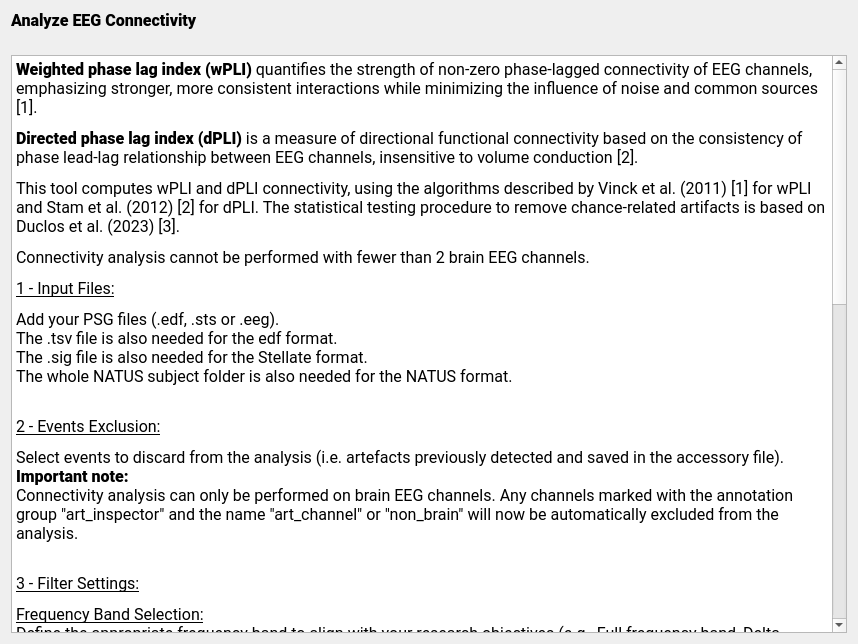
<?xml version="1.0" encoding="UTF-8"?>
<ui version="4.0">
 <class>AnalyzeEEGConnectivityDoc</class>
 <widget class="QWidget" name="AnalyzeEEGConnectivityDoc">
  <property name="geometry">
   <rect>
    <x>0</x>
    <y>0</y>
    <width>858</width>
    <height>644</height>
   </rect>
  </property>
  <property name="sizePolicy">
   <sizepolicy hsizetype="Expanding" vsizetype="Expanding">
    <horstretch>0</horstretch>
    <verstretch>0</verstretch>
   </sizepolicy>
  </property>
  <property name="windowTitle">
   <string/>
  </property>
  <layout class="QVBoxLayout" name="verticalLayout">
   <property name="spacing">
    <number>25</number>
   </property>
   <item>
    <widget class="QLabel" name="label">
     <property name="font">
      <font>
       <family>Roboto</family>
       <pointsize>12</pointsize>
       <bold>false</bold>
      </font>
     </property>
     <property name="mouseTracking">
      <bool>true</bool>
     </property>
     <property name="text">
      <string>&lt;html&gt;&lt;head/&gt;&lt;body&gt;&lt;p&gt;&lt;span style=&quot; font-weight:700;&quot;&gt;Analyze EEG Connectivity&lt;/span&gt;&lt;/p&gt;&lt;/body&gt;&lt;/html&gt;</string>
     </property>
    </widget>
   </item>
   <item>
    <widget class="QTextEdit" name="textEdit">
     <property name="enabled">
      <bool>true</bool>
     </property>
     <property name="font">
      <font>
       <family>Roboto</family>
       <pointsize>12</pointsize>
       <italic>true</italic>
      </font>
     </property>
     <property name="readOnly">
      <bool>true</bool>
     </property>
     <property name="html">
      <string>&lt;!DOCTYPE HTML PUBLIC &quot;-//W3C//DTD HTML 4.0//EN&quot; &quot;http://www.w3.org/TR/REC-html40/strict.dtd&quot;&gt;
&lt;html&gt;&lt;head&gt;&lt;meta name=&quot;qrichtext&quot; content=&quot;1&quot; /&gt;&lt;meta charset=&quot;utf-8&quot; /&gt;&lt;style type=&quot;text/css&quot;&gt;
p, li { white-space: pre-wrap; }
hr { height: 1px; border-width: 0; }
li.unchecked::marker { content: &quot;\2610&quot;; }
li.checked::marker { content: &quot;\2612&quot;; }
&lt;/style&gt;&lt;/head&gt;&lt;body style=&quot; font-family:'Roboto'; font-size:12pt; font-weight:400; font-style:italic;&quot;&gt;
&lt;p style=&quot; margin-top:12px; margin-bottom:12px; margin-left:0px; margin-right:0px; -qt-block-indent:0; text-indent:0px;&quot;&gt;&lt;span style=&quot; font-weight:700; font-style:normal;&quot;&gt;Weighted phase lag index (wPLI)&lt;/span&gt;&lt;span style=&quot; font-style:normal;&quot;&gt; quantifies the strength of non-zero phase-lagged connectivity of EEG channels, emphasizing stronger, more consistent interactions while minimizing the influence of noise and common sources [1]. &lt;/span&gt;&lt;/p&gt;
&lt;p style=&quot; margin-top:12px; margin-bottom:12px; margin-left:0px; margin-right:0px; -qt-block-indent:0; text-indent:0px;&quot;&gt;&lt;span style=&quot; font-weight:700; font-style:normal;&quot;&gt;Directed phase lag index (dPLI)&lt;/span&gt;&lt;span style=&quot; font-style:normal;&quot;&gt; is a measure of directional functional connectivity based on the consistency of phase lead-lag relationship between EEG channels, insensitive to volume conduction [2].&lt;/span&gt;&lt;/p&gt;
&lt;p style=&quot; margin-top:12px; margin-bottom:12px; margin-left:0px; margin-right:0px; -qt-block-indent:0; text-indent:0px;&quot;&gt;&lt;span style=&quot; font-style:normal;&quot;&gt;This tool computes wPLI and dPLI connectivity, using the algorithms described by Vinck et al. (2011) [1] for wPLI and Stam et al. (2012) [2] for dPLI. The statistical testing procedure to remove chance-related artifacts is based on Duclos et al. (2023) [3].&lt;/span&gt;&lt;/p&gt;
&lt;p style=&quot; margin-top:12px; margin-bottom:12px; margin-left:0px; margin-right:0px; -qt-block-indent:0; text-indent:0px;&quot;&gt;&lt;span style=&quot; font-style:normal;&quot;&gt;Connectivity analysis cannot be performed with fewer than 2 brain EEG channels.&lt;/span&gt;&lt;/p&gt;
&lt;p style=&quot; margin-top:12px; margin-bottom:12px; margin-left:0px; margin-right:0px; -qt-block-indent:0; text-indent:0px;&quot;&gt;&lt;span style=&quot; font-style:normal; text-decoration: underline;&quot;&gt;1 - Input Files:&lt;/span&gt;&lt;/p&gt;
&lt;p style=&quot; margin-top:12px; margin-bottom:12px; margin-left:0px; margin-right:0px; -qt-block-indent:0; text-indent:0px;&quot;&gt;&lt;span style=&quot; font-style:normal;&quot;&gt;Add your PSG files (.edf, .sts or .eeg). &lt;br /&gt;The .tsv file is also needed for the edf format.&lt;br /&gt;The .sig file is also needed for the Stellate format.&lt;br /&gt;The whole NATUS subject folder is also needed for the NATUS format. &lt;/span&gt;&lt;/p&gt;
&lt;p style=&quot; margin-top:12px; margin-bottom:12px; margin-left:0px; margin-right:0px; -qt-block-indent:0; text-indent:0px;&quot;&gt;&lt;span style=&quot; font-style:normal;&quot;&gt;&lt;br /&gt;&lt;/span&gt;&lt;span style=&quot; font-style:normal; text-decoration: underline;&quot;&gt;2 - Events Exclusion:&lt;/span&gt;&lt;/p&gt;
&lt;p style=&quot; margin-top:12px; margin-bottom:12px; margin-left:0px; margin-right:0px; -qt-block-indent:0; text-indent:0px;&quot;&gt;&lt;span style=&quot; font-style:normal;&quot;&gt;Select events to discard from the analysis (i.e. artefacts previously detected and saved in the accessory file).&lt;br /&gt;&lt;/span&gt;&lt;span style=&quot; font-weight:700; font-style:normal;&quot;&gt;Important note:&lt;br /&gt;&lt;/span&gt;&lt;span style=&quot; font-style:normal;&quot;&gt;Connectivity analysis can only be performed on brain EEG channels. Any channels marked with the annotation group &amp;quot;art_inspector&amp;quot; and the name &amp;quot;art_channel&amp;quot; or &amp;quot;non_brain&amp;quot; will now be automatically excluded from the analysis.&lt;/span&gt;&lt;/p&gt;
&lt;p style=&quot; margin-top:12px; margin-bottom:12px; margin-left:0px; margin-right:0px; -qt-block-indent:0; text-indent:0px;&quot;&gt;&lt;span style=&quot; font-style:normal;&quot;&gt;&lt;br /&gt;&lt;/span&gt;&lt;span style=&quot; font-style:normal; text-decoration: underline;&quot;&gt;3 - Filter Settings:&lt;/span&gt;&lt;/p&gt;
&lt;p style=&quot; margin-top:12px; margin-bottom:12px; margin-left:0px; margin-right:0px; -qt-block-indent:0; text-indent:0px;&quot;&gt;&lt;span style=&quot; font-style:normal; text-decoration: underline;&quot;&gt;Frequency Band Selection:&lt;br /&gt;&lt;/span&gt;&lt;span style=&quot; font-style:normal;&quot;&gt;Define the appropriate frequency band to align with your research objectives (e.g., Full frequency band, Delta,  Theta, Alpha, Beta)&lt;/span&gt;&lt;/p&gt;
&lt;p style=&quot; margin-top:12px; margin-bottom:12px; margin-left:0px; margin-right:0px; -qt-block-indent:0; text-indent:0px;&quot;&gt;&lt;span style=&quot; font-style:normal; text-decoration: underline;&quot;&gt;Recording Scope Selection:&lt;br /&gt;&lt;/span&gt;&lt;span style=&quot; font-style:normal;&quot;&gt;Select Sleep Stages to analyze specific stages, Unscored to analyze the full recording or a chosen time segment, or Specific Annotations to base the analysis on event markers.&lt;/span&gt;&lt;/p&gt;
&lt;p style=&quot; margin-top:12px; margin-bottom:12px; margin-left:0px; margin-right:0px; -qt-block-indent:0; text-indent:0px;&quot;&gt;&lt;span style=&quot; font-style:normal;&quot;&gt;&lt;br /&gt;&lt;/span&gt;&lt;span style=&quot; font-style:normal; text-decoration: underline;&quot;&gt;4 - Annotation Selection:&lt;/span&gt;&lt;/p&gt;
&lt;p style=&quot; margin-top:12px; margin-bottom:12px; margin-left:0px; margin-right:0px; -qt-block-indent:0; text-indent:0px;&quot;&gt;&lt;span style=&quot; font-style:normal;&quot;&gt;If the Analyse EEG Connectivity is performed on specific annotations, select them.&lt;/span&gt;&lt;/p&gt;
&lt;p style=&quot; margin-top:12px; margin-bottom:12px; margin-left:0px; margin-right:0px; -qt-block-indent:0; text-indent:0px;&quot;&gt;&lt;span style=&quot; font-style:normal; text-decoration: underline;&quot;&gt;&lt;br /&gt;5 - Connectivity Settings:&lt;/span&gt;&lt;/p&gt;
&lt;p style=&quot; margin-top:12px; margin-bottom:12px; margin-left:0px; margin-right:0px; -qt-block-indent:0; text-indent:0px;&quot;&gt;&lt;span style=&quot; font-style:normal;&quot;&gt;Define the connectivity type (dPLI or wPLI)&lt;br /&gt;Specify the Epoch length and Epoch overlap (in seconds) and number of surrogates and p-value threshold for statistical testing.&lt;br /&gt;&lt;/span&gt;&lt;span style=&quot; font-weight:700; font-style:normal;&quot;&gt;note:&lt;/span&gt;&lt;span style=&quot; font-style:normal;&quot;&gt;&lt;br /&gt;Statistical testing ensures connections are not due to chance and provides more reliable connectivity estimates.&lt;/span&gt;&lt;/p&gt;
&lt;p style=&quot; margin-top:12px; margin-bottom:12px; margin-left:0px; margin-right:0px; -qt-block-indent:0; text-indent:0px;&quot;&gt;&lt;span style=&quot; font-style:normal; text-decoration: underline;&quot;&gt;&lt;br /&gt;6 - Output Files :&lt;/span&gt;&lt;/p&gt;
&lt;p style=&quot; margin-top:12px; margin-bottom:12px; margin-left:0px; margin-right:0px; -qt-block-indent:0; text-indent:0px;&quot;&gt;&lt;span style=&quot; font-style:normal;&quot;&gt;All files are saved in the selected Output folder (or next to the input recording if the &amp;quot; save in the same folder is checked). Filenames use the subject name and metric (wPLI or dPLI).&lt;/span&gt;&lt;/p&gt;
&lt;p style=&quot; margin-top:12px; margin-bottom:12px; margin-left:0px; margin-right:0px; -qt-block-indent:0; text-indent:0px;&quot;&gt;&lt;span style=&quot; font-style:normal;&quot;&gt;- Connectivity matrix (TSV) --- &amp;lt;Filename&amp;gt;_{wpli|dpli}_convalue.tsv&lt;br /&gt;- Connectivity heatmap (PNG) --- &amp;lt;Filename&amp;gt;_{wpli|dpli}_conheatmap.png&lt;br /&gt;- Head connectivity plot (PNG) — &amp;lt;Filename&amp;gt;_{wpli|dpli}_contopomap.png (saved only if a best montage with ≥ 4 EEG channels is found)&lt;br /&gt;&lt;/span&gt;&lt;/p&gt;
&lt;p style=&quot; margin-top:12px; margin-bottom:12px; margin-left:0px; margin-right:0px; -qt-block-indent:0; text-indent:0px;&quot;&gt;&lt;span style=&quot; font-style:normal;&quot;&gt;References:&lt;/span&gt;&lt;span style=&quot; font-family:'Segoe UI'; font-style:normal;&quot;&gt;&lt;br /&gt;[1] Stam, C. J., &amp;amp; van Straaten, E. C. W. (2012). &lt;/span&gt;&lt;span style=&quot; font-family:'Segoe UI';&quot;&gt;Go with the flow: Use of a directed phase lag index (dPLI) to characterize patterns of phase relations in a large-scale model of brain dynamics&lt;/span&gt;&lt;span style=&quot; font-family:'Segoe UI'; font-style:normal;&quot;&gt;. NeuroImage, 62(3), 1415–1428. https://doi.org/10.1016/j.neuroimage.2012.05.050&lt;br /&gt;[2] Vinck, M., Oostenveld, R., van Wingerden, M., Battaglia, F., &amp;amp; Pennartz, C. M. (2011). &lt;/span&gt;&lt;span style=&quot; font-family:'Segoe UI';&quot;&gt;An improved index of phase-synchronization for electrophysiological data in the presence of volume-conduction, noise and sample-size bias&lt;/span&gt;&lt;span style=&quot; font-family:'Segoe UI'; font-style:normal;&quot;&gt;. NeuroImage, 55(4), 1548–1565. https://doi.org/10.1016/j.neuroimage.2011.01.055&lt;br /&gt;[3] Duclos, C., Maschke, C., Mahdid, Y., Nadin, D., Rokos, A., Arbour, C., Badawy, M., Létourneau, J., Owen, A. M., Plourde, G., &amp;amp; Blain-Moraes, S. (2023). Brain responses to propofol in advance of recovery from coma and disorders of consciousness: A preliminary study. *American Journal of Respiratory and Critical Care Medicine, 207*(5), 602–613. https://doi.org/10.1164/rccm.202105-1223OC&lt;/span&gt;&lt;/p&gt;&lt;/body&gt;&lt;/html&gt;</string>
     </property>
    </widget>
   </item>
  </layout>
 </widget>
 <resources/>
 <connections/>
</ui>
